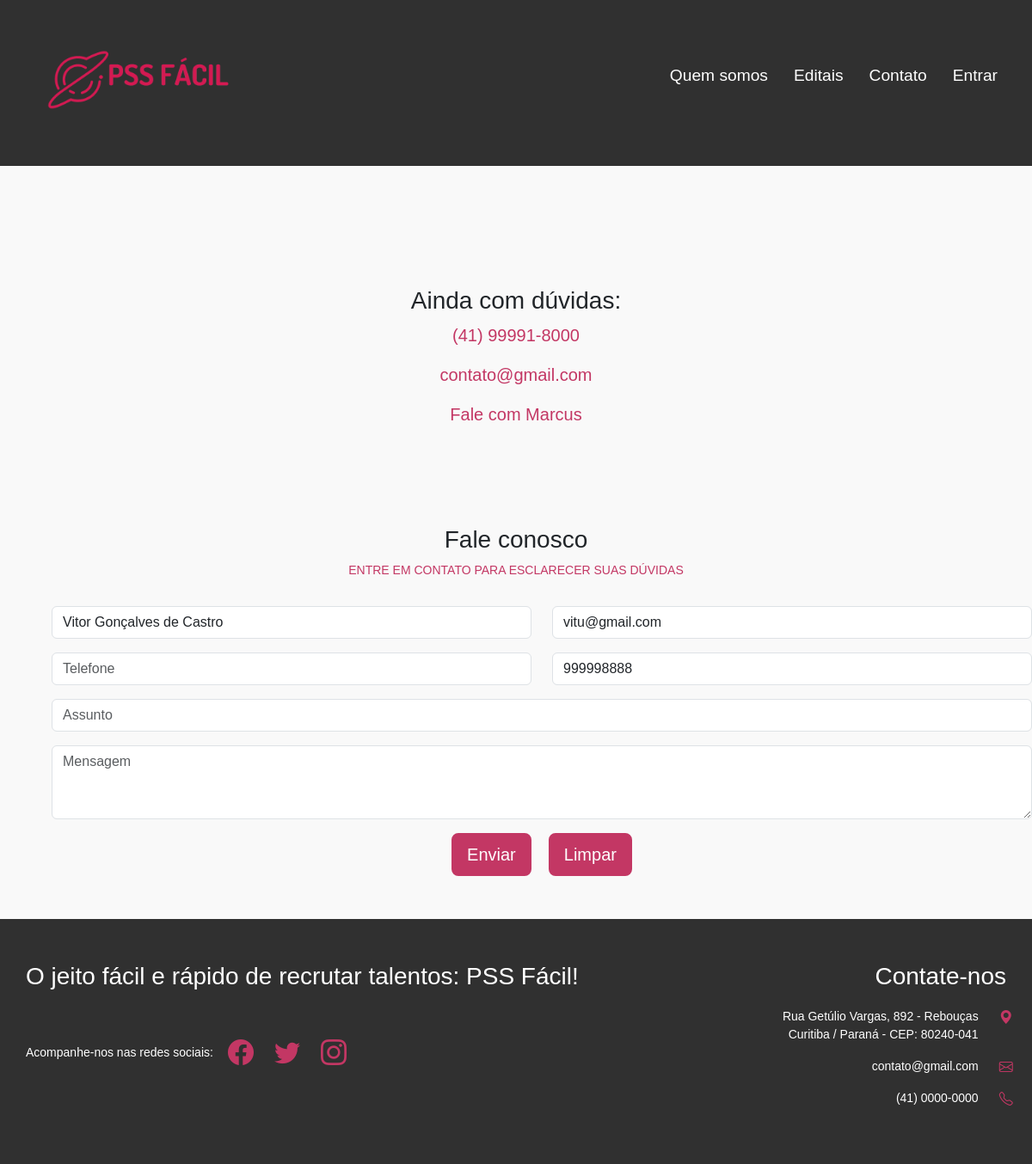
The app's page /php/contatos.php (signed in) with its own data.
### tables this page shows
CREATE TABLE `tb_usuario` (
  `id_usuario` int(11) NOT NULL,
  `nome_completo` varchar(80) NOT NULL,
  `data_nascimento` date NOT NULL,
  `cpf` varchar(20) NOT NULL,
  `rg` int(20) NOT NULL,
  `estado_rg` varchar(50) NOT NULL,
  `email` varchar(80) NOT NULL,
  `sexo` varchar(20) NOT NULL,
  `canhoto` varchar(20) NOT NULL,
  `estado_civil` varchar(20) NOT NULL,
  `nome_mae` varchar(80) NOT NULL,
  `nome_pai` varchar(80) NOT NULL,
  `nacionalidade` varchar(50) NOT NULL,
  `naturalidade` varchar(50) NOT NULL,
  `cep` int(20) NOT NULL,
  `rua` varchar(80) NOT NULL,
  `numero_casa` int(20) NOT NULL,
  `complemento` varchar(100) NOT NULL,
  `bairro` varchar(50) NOT NULL,
  `cidade` varchar(50) NOT NULL,
  `uf` varchar(20) NOT NULL,
  `senha` varchar(50) NOT NULL,
  `telefone` int(20) NOT NULL,
  `celular` int(20) NOT NULL
);

### php/contatos.php (the view, shortened to what this page needs)
<?php
include "php/conn.php";
if (isset($_SESSION['login'])) {
    $consulta_dados = $conn->prepare('SELECT * FROM `tb_usuario` WHERE id_usuario = :pId_usuario');
    $consulta_dados->bindValue(':pId_usuario', $_SESSION['login']);
    $consulta_dados->execute();
    $row_dados = $consulta_dados->fetch();
}
?>
<!DOCTYPE html>
<html>
<?php
include "headHTML.php"
?>
<body style="background-color: #f9f9f9;">
    <?php
    include "header.php";
    ?>
    <main>
        <?php if (!isset($_GET['logged_out']) || ($_GET['logged_out'] !== 'true')) : ?>
            <div id="contact-area">
                <div class="row" id="ainda-com-duvidas">
                    <h3>Ainda com dúvidas:</h3>
                    <p>(41) 99991-8000 </p>
                    <p>contato@gmail.com </p>
                    <p>Fale com Marcus </p>
                </div>
                <div id="contato">
                    <div class="container mt-5">
                        <div class="col-md-12">
                            <h3>Fale conosco</h3>
                            <p>ENTRE EM CONTATO PARA ESCLARECER SUAS DÚVIDAS</p>
                        </div>
                        <form action="" method="POST">
                            <div class="row">
                                <div class="col-6 mb-3">
                                    <input type="text" class="form-control" id="form-nome-completo" name="form-nome-completo" placeholder="Nome completo" value="<?php echo isset($row_dados['nome_completo']) && !empty($row_dados['nome_completo']) ? $row_dados['nome_completo'] : ''; ?>" required>
                                </div>
                                <div class="col-6 mb-3">
                                    <input type="email" class="form-control" id="email" name="email" placeholder="Email" value="<?php echo isset($row_dados['email']) && !empty($row_dados['email']) ? $row_dados['email'] : ''; ?>" required>
                                </div>
                                <div class="col-6 mb-3">
                                    <input type="text" class="form-control" id="form-telefone" name="form-telefone" placeholder="Telefone" value="<?php echo isset($row_dados['telefone']) && !empty($row_dados['telefone']) ? $row_dados['telefone'] : ''; ?>">
                                </div>
                                <div class="col-6 mb-3">
                                    <input type="text" class="form-control" id="form-celular" name="form-celular" placeholder="celular" value="<?php echo isset($row_dados['celular']) && !empty($row_dados['celular']) ? $row_dados['celular'] : ''; ?>" required>
                                </div>
                                <div class="col-12 mb-3">
                                    <input type="text" class="form-control" id="assunto" name="assunto" placeholder="Assunto" required>
                                </div>
                            </div>
                            <div class="row">
                                <div class="mb-3">
                                    <textarea class="form-control" id="mensagem" name="mensagem" rows="3" placeholder="Mensagem" required></textarea>
                                </div>
                            </div>
                            <div id="btns">
                                <button type="submit" class="btn btn-primary btn-lg enviar-btn" id="enviar-mensagem" name="enviar-mensagem">Enviar</button>
                                <button type="button" class="btn btn-primary btn-lg" id="limpar-btn" name="limpar-btn">Limpar</button>
                            </div>
                        </form>
                    </div>
                </div>
            </div>
        <?php endif; ?>
    </main>
    <?php
    include "footer.php";
    ?>
</body>
</html>

### style/style.css (style rules this page uses)
* { margin: 0; padding: 0; box-sizing: border-box; font-family: Arial, Helvetica, sans-serif; }
.container { padding: 50px 0; }
p, li { color: #444; font-size: 14px; }
#contact-area { background-color: #f9f9f9; }
.col-md-12 h3 { text-align: center; }
.col-md-12 p { text-align: center; color: #C33764; padding-bottom: 15px; }
#btns { display: flex; justify-content: center; }
.enviar-btn { margin-right: 10px; background-color: #C33764; border: 2px solid #C33764; transition: .3s; }
#limpar-btn { margin-left: 10px; background-color: #C33764; border: 2px solid #C33764; transition: .3s; }
#ainda-com-duvidas { margin-top: 90px; text-align: center; background-color: #f9f9f9; }
#ainda-com-duvidas h3 { margin-top: 50px; }
#ainda-com-duvidas p { font-size: 20px; color: #C33764; }
form { width: 100%; margin-left: 30px; margin-top: 10px; }

### records on screen
tb_usuario: form-nome-completo "Vitor Gonçalves de Castro", email "vitu@gmail.com", form-celular "999998888"
